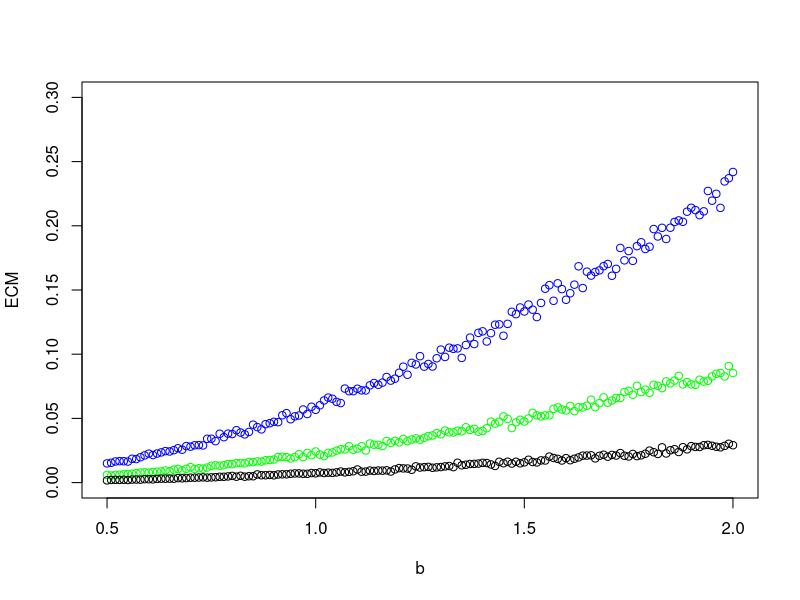
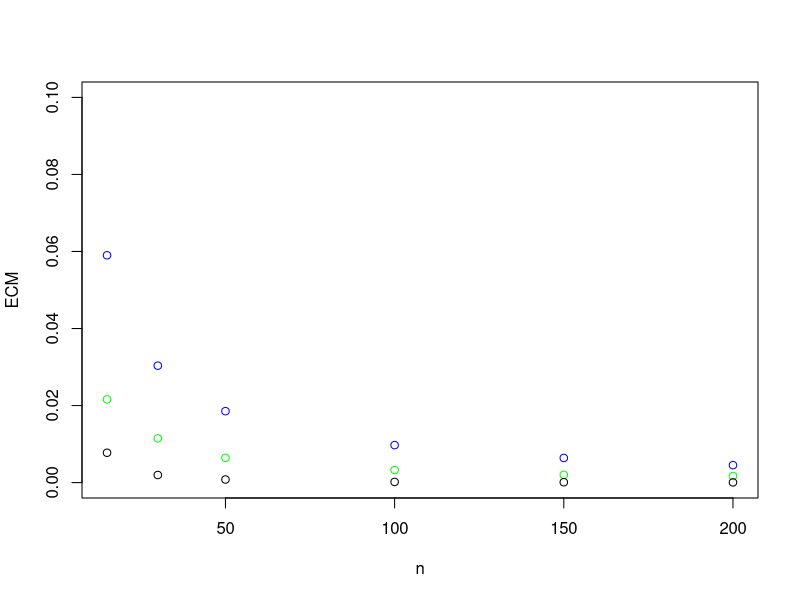

Here is the R script that generated these plots, in order:
   # Ejercicio 1
  
  estimador_mom_b <- function(n,b,muestra_aleatoria) {
    if (missing(muestra_aleatoria) && !(missing(b) && missing(n))) muestra_aleatoria = runif(n, 0, b)
    return (2*mean(muestra_aleatoria))
  }
  
  estimador_mv_b <- function(n,b,muestra_aleatoria) {
    if (missing(muestra_aleatoria) && !(missing(b) && missing(n))) muestra_aleatoria = runif(n, 0, b)
    return (max(muestra_aleatoria))
  }
  
  # Ejercicio 2
  estimador_med_b <- function(n,b,muestra_aleatoria) {
    if (missing(muestra_aleatoria) && !(missing(b) && missing(n))) muestra_aleatoria = runif(n, 0, b)
    return (2*median(muestra_aleatoria))
  }
  
  # Ejercicio 3
  b = 1; n = 15 ; muestra_aleatoria = runif(n, 0, b)
  muestra_aleatoria = runif(n, 0, b)
  estimador_mom_b_ej3 = estimador_mom_b(n,b,muestra_aleatoria)
  estimador_mv_b_ej3 = estimador_mv_b(n,b,muestra_aleatoria)
  estimador_med_b_ej3 = estimador_med_b(n,b,muestra_aleatoria)
  print(estimador_mom_b_ej3) ; print(estimador_mv_b_ej3) ; print(estimador_med_b_ej3)
  
  error_estimador_mom_b_ej3 = abs(1 - estimador_mom_b_ej3)
  error_estimador_mv_b_ej3 = abs(1 - estimador_mv_b_ej3)
  error_estimador_med_b_ej3 = abs(1 - estimador_med_b_ej3)
  print(error_estimador_mom_b_ej3) ; print(error_estimador_mv_b_ej3) ; print(error_estimador_med_b_ej3)

# Ejercicio 4
# c)
lista_de_estimadores_mom = seq(1,1000,1)
lista_de_estimadores_mv = seq(1,1000,1)
lista_de_estimadores_med = seq(1,1000,1)
b = 1; n = 15
for(nrep in 1:1000) {
  muestra_aleatoria = runif(n, 0, b)
  lista_de_estimadores_mom[nrep] = 2*mean(muestra_aleatoria)
  lista_de_estimadores_mv[nrep] = max(muestra_aleatoria)
  lista_de_estimadores_med[nrep] = 2*median(muestra_aleatoria)
}

# d)
sesgo_mom =  mean(lista_de_estimadores_mom)-b
sesgo_mv = mean(lista_de_estimadores_mv)-b
sesgo_med = mean(lista_de_estimadores_med)-b

# e)
var_mom = var(lista_de_estimadores_mom)
var_mv = var(lista_de_estimadores_mv)
var_med = var(lista_de_estimadores_med)

# f)
ecm_mom = var_mom + sesgo_mom**2
ecm_mv = var_mv + sesgo_mv**2
ecm_med = var_med + sesgo_med**2


# Ejercicio 5

simulacion_mv = function(b, n){
  lista_de_estimadores_mv = seq(1,1000,1)
  for(nrep in 1:1000) {
    muestra_aleatoria = runif(n, 0, b)
    lista_de_estimadores_mv[nrep] = max(muestra_aleatoria)
  }
  sesgo_mv = mean(lista_de_estimadores_mv)-b
  var_mv = var(lista_de_estimadores_mv)
  return(var_mv + sesgo_mv**2)
}
simulacion_mom = function(b, n){
  lista_de_estimadores_mom = seq(1,1000,1)
  for(nrep in 1:1000) {
    muestra_aleatoria = runif(n, 0, b)
    lista_de_estimadores_mom[nrep] = 2*mean(muestra_aleatoria)
  }
  sesgo_mom =  mean(lista_de_estimadores_mom)-b
  var_mom = var(lista_de_estimadores_mom)
  return(var_mom + sesgo_mom**2)
}
simulacion_med = function(b, n){
  lista_de_estimadores_med = seq(1,1000,1)
  for(nrep in 1:1000) {
    muestra_aleatoria = runif(n, 0, b)
    lista_de_estimadores_med[nrep] = 2*median(muestra_aleatoria)
  }
  sesgo_med = mean(lista_de_estimadores_med)-b  
  var_med = var(lista_de_estimadores_med)
  return(var_med + sesgo_med**2)
}

# Ejercicio 6
n = 15; b = seq(0.5, 2, 0.01)
ecms_mom = 1:151
ecms_mv = 1:151
ecms_med = 1:151
step = 1
for(un_b in b) {
  ecms_mom[step] = simulacion_mom(un_b,n)
  ecms_mv[step] = simulacion_mv(un_b,n)
  ecms_med[step] = simulacion_med(un_b,n)
  step = step + 1
}
grafico_med = plot(b,ecms_med, col="blue",ylim=c(0,0.3),  ylab="ECM")
grafico_mom = points(b,ecms_mom, col="green")
grafico_mv = points(b,ecms_mv)



# Ejercicio 7
n = c(15,30,50,100,150,200); b = 1
ecms_mom = 1:6
ecms_mv = 1:6
ecms_med = 1:6
step = 1
for(un_n in n) {
  ecms_mom[step] = simulacion_mom(b,un_n)
  ecms_mv[step] = simulacion_mv(b,un_n)
  ecms_med[step] = simulacion_med(b,un_n)
  step = step + 1
}

grafico_mom = plot(n,ecms_mom, col="green", ylim=c(0,0.1), ylab="ECM")
grafico_mv = points(n,ecms_mv)
grafico_med = points(n,ecms_med, col="blue")

#Ej 8
muestra = c(0.917,0.247,0.384,0.530,0.798,0.912,0.096,0.684, 0.394, 20.1, 0.769, 0.137, 0.352, 0.332, 0.670)
n = 15
estimador_mom_b = 2*mean(muestra)
estimador_mv_b = max(muestra)
estimador_med_b = 2*median(muestra)
print(estimador_mom_b ) ; print(estimador_mv_b) ; print(estimador_med_b)


# Ejercicio 9
lista_de_estimadores_mom = seq(1,1000,1)
lista_de_estimadores_mv = seq(1,1000,1)
lista_de_estimadores_med = seq(1,1000,1)
b = 1; n = 15
for(nrep in 1:1000) {
  muestra_aleatoria = runif(n, 0, b)
  es_atipica = rbinom(1,1,0.05)
  if(es_atipica == 1) {
    muestra_aleatoria[1] = muestra_aleatoria[1] * 100
  }
  lista_de_estimadores_mom[nrep] = 2*mean(muestra_aleatoria)
  lista_de_estimadores_mv[nrep] = max(muestra_aleatoria)
  lista_de_estimadores_med[nrep] = 2*median(muestra_aleatoria)
}
sesgo_mv =mean(lista_de_estimadores_mv)-b  
var_mv = var(lista_de_estimadores_mv)
ecm_mv = var_mv + sesgo_mv**2
print(sesgo_mv) ; print(var_mv) ; print(ecm_mv)

sesgo_mom = mean(lista_de_estimadores_mom)-b 
var_mom = var(lista_de_estimadores_mom)
ecm_mom = var_mom + sesgo_mom**2
print(sesgo_mom) ; print(var_mom) ; print(ecm_mom)

sesgo_med = mean(lista_de_estimadores_med)-b 
var_med = var(lista_de_estimadores_med)
ecm_med = var_med + sesgo_med**2
print(sesgo_med) ; print(var_med) ; print(ecm_med)
